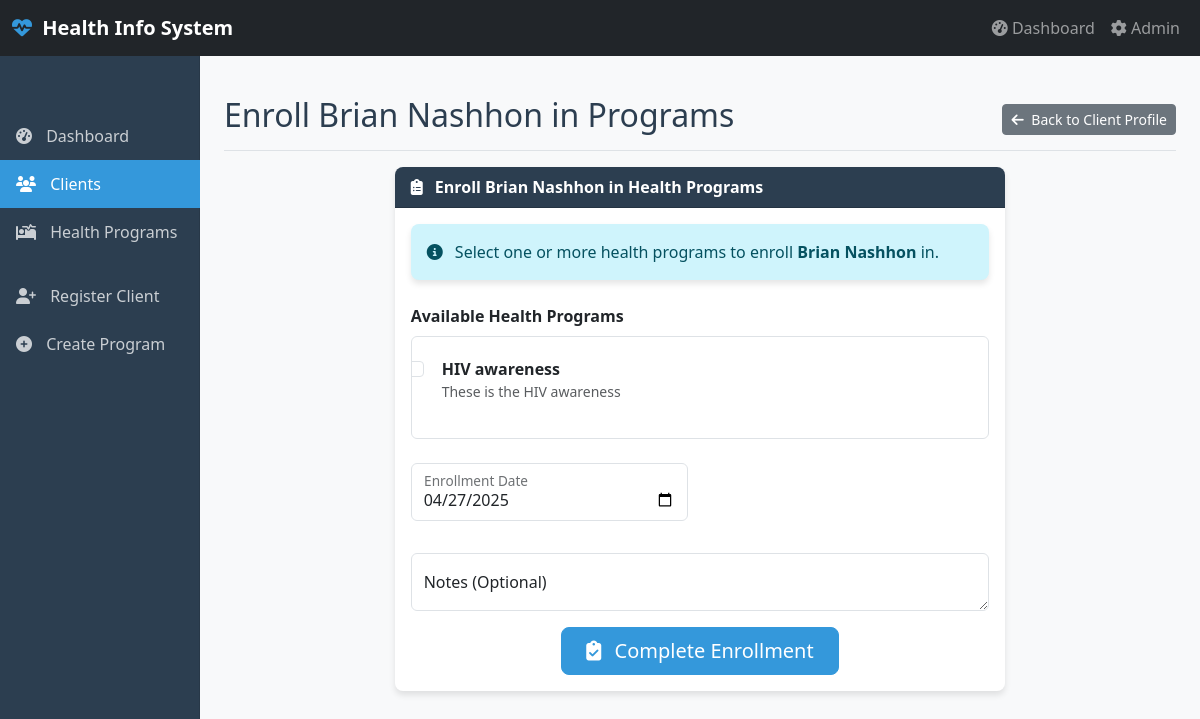
The app's page /clients/9a7893b0-59eb-43e8-91c4-833dec5528be/enroll/ with its own data.
### core/models.py (models this page shows, shortened)
class Client(models.Model):
    GENDER_CHOICES = [
        ('M', 'Male'),
        ('F', 'Female'),
        ('O', 'Other'),
    ]
    id = models.UUIDField(primary_key=True, default=uuid.uuid4, editable=False)
    first_name = models.CharField(max_length=100)
    last_name = models.CharField(max_length=100)
    date_of_birth = models.DateField()
    gender = models.CharField(max_length=1, choices=GENDER_CHOICES)
    phone_number = models.CharField(max_length=20, blank=True)
    email = models.EmailField(blank=True)
    address = models.TextField(blank=True)
    national_id = models.CharField(max_length=50, blank=True, unique=True)
    programs = models.ManyToManyField(HealthProgram, through='Enrollment')
    created_at = models.DateTimeField(auto_now_add=True)
    updated_at = models.DateTimeField(auto_now=True)
    class Meta:
        ordering = ['last_name', 'first_name']
    @property
    def full_name(self):
        return f"{self.first_name} {self.last_name}"

class HealthProgram(models.Model):
    id = models.UUIDField(primary_key=True, default=uuid.uuid4, editable=False)
    name = models.CharField(max_length=100)
    description = models.TextField(blank=True)
    created_at = models.DateTimeField(auto_now_add=True)
    updated_at = models.DateTimeField(auto_now=True)
    class Meta:
        ordering = ['name']

### core/views.py (the view)
# urls.py: path('clients/<uuid:client_id>/enroll/', views.enroll_client, name='enroll_client'),
def enroll_client(request, client_id):
    client = get_object_or_404(Client, pk=client_id)
    if request.method == 'POST':
        form = MultiEnrollmentForm(request.POST)
        if form.is_valid():
            programs = form.cleaned_data['programs']
            enrollment_date = form.cleaned_data['enrollment_date']
            notes = form.cleaned_data['notes']
            enrollment_count = 0
            for program in programs:
                enrollment, created = Enrollment.objects.update_or_create(
                    client=client,
                    program=program,
                    defaults={
                        'enrollment_date': enrollment_date,
                        'notes': notes,
                        'is_active': True
                    }
                )
                if created:
                    enrollment_count += 1
            if enrollment_count > 0:
                messages.success(request, f"Client enrolled in {enrollment_count} program(s) successfully!")
            else:
                messages.info(request, "Client was already enrolled in the selected programs. Enrollments were updated.")
            return redirect('client_detail', pk=client.id)
    else:
        enrolled_program_ids = Enrollment.objects.filter(client=client).values_list('program_id', flat=True)
        available_programs = HealthProgram.objects.exclude(id__in=enrolled_program_ids)
        form = MultiEnrollmentForm()
        form.fields['programs'].queryset = available_programs
        form.fields['enrollment_date'].initial = timezone.now().date()
    context = {
        'form': form,
        'client': client,
        'title': f'Enroll {client.full_name} in Programs'
    }
    return render(request, 'client/enroll.html', context)

### core/forms.py
class MultiEnrollmentForm(forms.Form):
    programs = forms.ModelMultipleChoiceField(
        queryset=HealthProgram.objects.all(),
        widget=forms.CheckboxSelectMultiple(attrs={'class': 'form-check-input'}),
        required=True
    )
    enrollment_date = forms.DateField(
        widget=forms.DateInput(attrs={'class': 'form-control', 'type': 'date'}),
        required=True
    )
    notes = forms.CharField(
        widget=forms.Textarea(attrs={'class': 'form-control', 'placeholder': 'Notes', 'rows': 3}),
        required=False
    )

### core/templates/client/enroll.html (shortened to what this page needs)
{% extends 'base.html' %}
{% block page_header %}{{ title }}{% endblock %}
{% block page_actions %}
<div class="btn-group">
    <a href="{% url 'client_detail' pk=client.id %}" class="btn btn-sm btn-secondary">
        <i class="fas fa-arrow-left me-1"></i> Back to Client Profile
    </a>
</div>
{% endblock %}
{% block content %}
<div class="row justify-content-center">
    <div class="col-md-8" data-aos="fade-up">
        <div class="card">
            <div class="card-header">
                <i class="fas fa-clipboard-list me-2"></i> Enroll {{ client.full_name }} in Health Programs
            </div>
            <div class="card-body">
                {% if form.fields.programs.queryset.exists %}
                <form method="post" class="needs-validation" novalidate>
                    <div class="mb-4">
                        <div class="alert alert-info">
                            <i class="fas fa-info-circle me-2"></i>
                            Select one or more health programs to enroll <strong>{{ client.full_name }}</strong> in.
                        </div>
                    </div>
                    <div class="mb-4" data-aos="fade-up" data-aos-delay="100">
                        <label class="form-label fw-bold">Available Health Programs</label>
                        <div class="program-selection">
                            {% for program in form.fields.programs.queryset %}
                            <div class="form-check program-check mb-3" data-aos="fade-up" data-aos-delay="{{ forloop.counter|add:150 }}">
                                <input class="form-check-input" type="checkbox" name="programs" value="{{ program.id }}" id="program_{{ program.id }}">
                                <label class="form-check-label d-flex align-items-start" for="program_{{ program.id }}">
                                    <div>
                                        <div class="fw-bold">{{ program.name }}</div>
                                        <div class="text-muted small">{{ program.description|truncatechars:150 }}</div>
                                    </div>
                                </label>
                            </div>
                            {% endfor %}
                        </div>
                    </div>
                    <div class="row mb-3">
                        <div class="col-md-6" data-aos="fade-up" data-aos-delay="200">
                            <div class="form-floating mb-3">
                                {{ form.enrollment_date }}
                                <label for="{{ form.enrollment_date.id_for_label }}">Enrollment Date</label>
                            </div>
                        </div>
                    </div>
                    <div class="mb-3" data-aos="fade-up" data-aos-delay="250">
                        <div class="form-floating">
                            {{ form.notes }}
                            <label for="{{ form.notes.id_for_label }}">Notes (Optional)</label>
                        </div>
                    </div>
                    <div class="row">
                        <div class="col-12 text-center" data-aos="fade-up" data-aos-delay="300">
                            <button type="submit" class="btn btn-primary btn-lg px-4">
                                <i class="fas fa-clipboard-check me-2"></i> Complete Enrollment
                            </button>
                        </div>
                    </div>
                </form>
                {% endif %}
            </div>
        </div>
    </div>
</div>
{% endblock %}

### core/templates/base.html (style rules this page uses)
:root { --primary: #2c3e50; --secondary: #3498db; --accent: #e74c3c; --light: #ecf0f1; --dark: #2c3e50; }
body { font-family: 'Segoe UI', Tahoma, Geneva, Verdana, sans-serif; background-color: #f8f9fa; color: var(--dark); padding-top: 60px; }
.card { border-radius: 8px; border: none; box-shadow: 0 4px 6px rgba(0, 0, 0, 0.1); margin-bottom: 20px; transition: transform 0.3s ease; }
.card-header { background-color: var(--primary); color: white; border-radius: 8px 8px 0 0 !important; font-weight: 600; }
.btn-primary { background-color: var(--secondary); border-color: var(--secondary); }
.alert { border-radius: 8px; border: none; box-shadow: 0 4px 6px rgba(0, 0, 0, 0.1); }
.slide-up { animation: slideUp 0.5s ease-out; }

### core/templates/client/enroll.html (style rules this page uses)
.program-selection { max-height: 300px; overflow-y: auto; padding: 10px; border: 1px solid #dee2e6; border-radius: 0.375rem; }
.program-check { padding: 10px; border-radius: 0.375rem; transition: all 0.3s ease; }
.program-check .form-check-input { margin-top: 0.25rem; }
.program-check .form-check-label { padding-left: 10px; cursor: pointer; width: 100%; }

### records on screen
Client: full_name "Brian Nashhon"
HealthProgram: name "HIV awareness", description "These is the HIV awareness"

### other values on screen
{{ title }} "Enroll Brian Nashhon in Programs"
